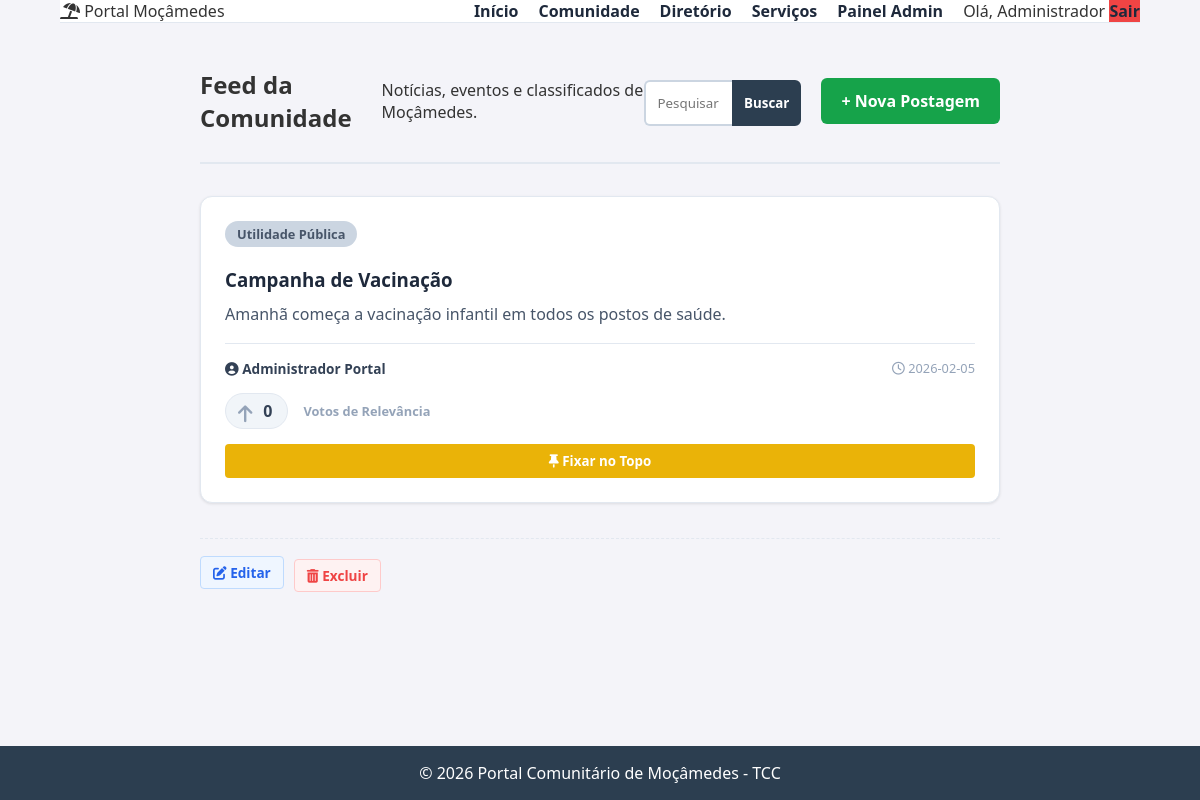
/feed (signed in), run on the app's committed database.
### tables this page shows
CREATE TABLE postagens (
    id INTEGER PRIMARY KEY AUTOINCREMENT,
    titulo TEXT,                -- Pode ser vazio se for só um desabafo social
    conteudo TEXT NOT NULL,
    categoria TEXT NOT NULL,    -- Notícia, Social, Utilidade Pública
    imagem TEXT,
    usuario_id INTEGER NOT NULL,
    likes_count INTEGER DEFAULT 0,
    data_criacao TIMESTAMP DEFAULT CURRENT_TIMESTAMP, fixado INTEGER DEFAULT 0, upvotes INTEGER DEFAULT 0,
    FOREIGN KEY (usuario_id) REFERENCES usuarios (id)
);

CREATE TABLE usuarios (
    id INTEGER PRIMARY KEY AUTOINCREMENT,
    nome TEXT NOT NULL,
    email TEXT UNIQUE,    -- Não é mais NOT NULL (pode ser vazio)
    telefone TEXT UNIQUE, -- Novo campo de login
    senha TEXT NOT NULL,
    funcao TEXT DEFAULT 'cidadao',
    foto_perfil TEXT DEFAULT 'default_profile.png',
    bio TEXT,
    data_cadastro TIMESTAMP DEFAULT CURRENT_TIMESTAMP
);

### app.py (the view)
@app.route('/feed')
def feed():
    conn = get_db_connection()
    busca = request.args.get('q')
    sql = '''
        SELECT postagens.*, usuarios.nome as autor_nome, usuarios.foto_perfil,

        (upvotes / (((strftime('%s', 'now') - strftime('%s', data_criacao)) / 3600.0) + 2.0)) AS score_relevancia

        FROM postagens
        JOIN usuarios ON postagens.usuario_id = usuarios.id
        WHERE 1=1
    '''
    params = []
    if busca:
        sql += ' AND (titulo LIKE ? OR conteudo LIKE ? OR categoria LIKE ?)'
        termo = f'%{busca}%'
        params.extend([termo, termo, termo])
    sql += ' ORDER BY fixado DESC, score_relevancia DESC, data_criacao DESC'
    postagens = conn.execute(sql, params).fetchall()
    meus_votos = []
    if 'user_id' in session:
        votos = conn.execute('SELECT postagem_id FROM postagens_upvotes WHERE usuario_id = ?', (session['user_id'],)).fetchall()
        meus_votos = [v['postagem_id'] for v in votos]
    conn.close()
    return render_template('feed.html', postagens=postagens, meus_votos=meus_votos)

### app.py (called while the page is built)
def get_db_connection():
    conn = sqlite3.connect('banco.db')
    conn.row_factory = sqlite3.Row
    return conn

### templates/feed.html (shortened to what this page needs)
{% extends "base.html" %}
{% block content %}
<div class="feed-container">
    <div class="feed-header">
        <h2>Feed da Comunidade</h2>
        <p>Notícias, eventos e classificados de Moçâmedes.</p>
        <div class="feed-actions">
            <form action="/feed" method="GET" class="search-proporcional flex-busca">
                <input type="text" name="q" placeholder="Pesquisar nas postagens e notícias..." value="{{ request.args.get('q', '') }}">
                <button type="submit">Buscar</button>
            </form>
            <a href="/admin" class="btn-create">+ Nova Postagem</a>
        </div>
    </div>
    <div class="posts-list">
        {% for post in postagens %}
            <div class="post-card {% if post.fixado %}post-fixado{% endif %}">
                <div style="display: flex; justify-content: space-between; align-items: center; margin-bottom: 10px;">
                    <div class="post-tag {{ post.categoria }}">{{ post.categoria }}</div>
                </div>
                <h3>{{ post.titulo }}</h3>
                <p>{{ post.conteudo }}</p>
                <div style="margin-top: 15px; padding-top: 15px; border-top: 1px solid #e2e8f0; display: flex; justify-content: space-between; align-items: center; font-size: 0.85rem; color: #64748b;">
                    <span style="font-weight: bold; color: #334155;"><i class="fas fa-user-circle"></i> {{ post.autor_nome }}</span>
                    <span class="post-date"><i class="far fa-clock"></i> {{ post.data_criacao[:10] }}</span>
                </div>
                <div style="margin-top: 15px; display: flex; align-items: center; gap: 15px;">
                    <div class="upvote-container">
                        <button class="btn-upvote {% if post.id in meus_votos %}active{% endif %}" onclick="votar({{ post.id }}, this)">
                            <i class="fas fa-arrow-up"></i>
                        </button>
                        <span class="upvote-count" id="count-{{ post.id }}">{{ post.upvotes if post.upvotes else 0 }}</span>
                    </div>
                    <span style="font-size: 0.8rem; color: #94a3b8; font-weight: bold;">Votos de Relevância</span>
                </div>
                {% if session.get('user_funcao') in ['admin', 'mod'] %}
                <form action="/toggle_fixar/{{ post.id }}" method="POST">
                    <button type="submit" class="btn-action-fixar {% if post.fixado %}desfixar{% endif %}">
                        {% if post.fixado %}
                            <i class="fas fa-times"></i> Desfixar Postagem
                        {% else %}
                            <i class="fas fa-thumbtack"></i> Fixar no Topo
                        {% endif %}
                    </button>
                </form>
                {% endif %}
            </div>
            {% if 'user_id' in session and (session['user_id'] == post.usuario_id or session.get('user_funcao') in ['admin', 'mod']) %}
                <div style="margin-top: 15px; display: flex; gap: 10px; align-items: center; border-top: 1px dashed #e2e8f0; padding-top: 15px;">
                    {% if session['user_id'] == post.usuario_id %}
                    <a href="/editar_postagem/{{ post.id }}" style="color: #2563eb; font-size: 0.85rem; text-decoration: none; font-weight: bold; padding: 6px 12px; border: 1px solid #bfdbfe; background: #eff6ff; border-radius: 4px; transition: 0.2s;">
                        <i class="fas fa-edit"></i> Editar
                    </a>
                    {% endif %}
                    <form action="/deletar_postagem/{{ post.id }}" method="POST" style="margin: 0;">
                        <button type="submit" style="color: #ef4444; cursor: pointer; font-size: 0.85rem; font-weight: bold; padding: 6px 12px; border: 1px solid #fecaca; background: #fef2f2; border-radius: 4px; transition: 0.2s;" onclick="return confirm('Tem certeza que deseja apagar esta publicação definitivamente?');">
                            <i class="fas fa-trash-alt"></i> Excluir
                        </button>
                    </form>
                </div>
                {% endif %}
        {% else %}
            <p style="text-align: center; color: #64748b; padding: 20px;">Nenhuma publicação no feed ainda.</p>
        {% endfor %}
    </div>
</div>
{% endblock %}

### static/css/style.css (style rules this page uses)
* { margin: 0; padding: 0; box-sizing: border-box; font-family: 'Segoe UI', Tahoma, Geneva, Verdana, sans-serif; }
body { background-color: #f4f4f9; color: #333; display: flex; flex-direction: column; min-height: 100vh; }
input, button { padding: 10px; width: 100%; margin-top: 5px; }
.feed-container { max-width: 800px; margin: 0 auto; }
.feed-header { display: flex; justify-content: space-between; align-items: center; margin-bottom: 2rem; border-bottom: 2px solid #e2e8f0; padding-bottom: 1rem; }
.btn-create { background-color: #16a34a; color: white; padding: 10px 20px; text-decoration: none; border-radius: 6px; font-weight: bold; }
.posts-list { display: flex; flex-direction: column; gap: 20px; }
.post-card { background: white; padding: 24px; border-radius: 12px; border: 1px solid #e2e8f0; box-shadow: 0 1px 3px rgba(0,0,0,0.1); }
.post-tag { display: inline-block; padding: 4px 12px; border-radius: 20px; font-size: 0.8rem; font-weight: bold; margin-bottom: 10px; background-color: #cbd5e1; color: #475569; }
.post-card h3 { margin-bottom: 10px; color: #1e293b; }
.post-card p { color: #475569; line-height: 1.6; margin-bottom: 15px; }
.post-date { font-size: 0.8rem; color: #94a3b8; }
.search-proporcional { display: flex; gap: 0; }
.search-proporcional input { flex: 4; border-radius: 6px 0 0 6px; border-right: none; }
.search-proporcional button { flex: 1; border-radius: 0 6px 6px 0; }
.search-proporcional { display: flex; gap: 0; margin-bottom: 20px; }
.search-proporcional input { flex: 4; padding: 12px; border: 2px solid #cbd5e1; border-right: none; border-radius: 6px 0 0 6px; outline: none; }
.search-proporcional button { flex: 1; background: #2c3e50; color: white; border: 2px solid #2c3e50; border-radius: 0 6px 6px 0; cursor: pointer; font-weight: bold; }
.feed-actions { display: flex; justify-content: space-between; align-items: center; gap: 20px; margin-top: 20px; margin-bottom: 20px; }
.flex-busca { flex-grow: 1; max-width: 600px; margin: 0 !important; }
.btn-create { background-color: #16a34a; color: white; padding: 12px 20px; border-radius: 6px; text-decoration: none; font-weight: bold; white-space: nowrap; transition: background 0.3s; }
.btn-action-fixar { background-color: #eab308; color: white; border: none; padding: 8px 15px; border-radius: 4px; font-weight: bold; cursor: pointer; width: 100%; margin-top: 15px; transition: background 0.3s ease; }
.upvote-container { display: flex; align-items: center; gap: 8px; background: #f1f5f9; padding: 5px 12px; border-radius: 20px; width: fit-content; border: 1px solid #e2e8f0; }
.btn-upvote { background: transparent; border: none; color: #94a3b8; font-size: 1.2rem; cursor: pointer; transition: all 0.2s ease; padding: 0; display: flex; align-items: center; }
.upvote-count { font-weight: bold; color: #334155; font-size: 1rem; min-width: 15px; text-align: center; }

### data on the page
postagens: categoria "Utilidade Pública", titulo "Campanha de Vacinação", conteudo "Amanhã começa a vacinação infantil em todos os postos de saúde.", autor_nome "Administrador Portal", data_criacao "2026-02-05", upvotes "0", fixado 0 (drawn)

### other printed values
{{ session.get('user_nome').split()[0] }} "Administrador"
